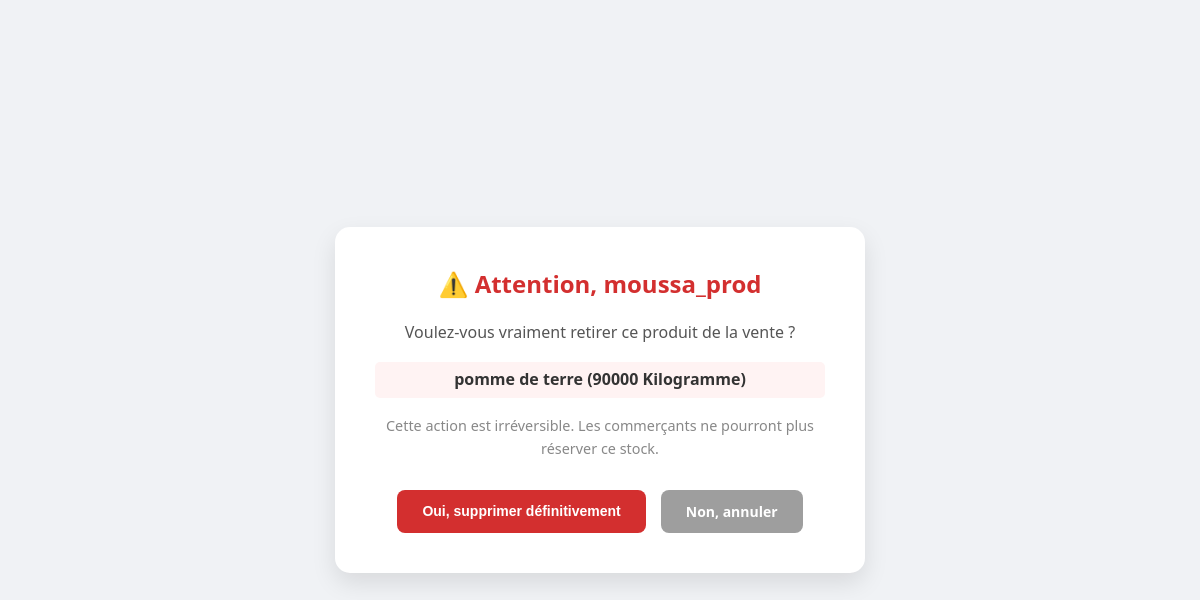
Before: /produit/supprimer/13/ (signed in) with the older database file.
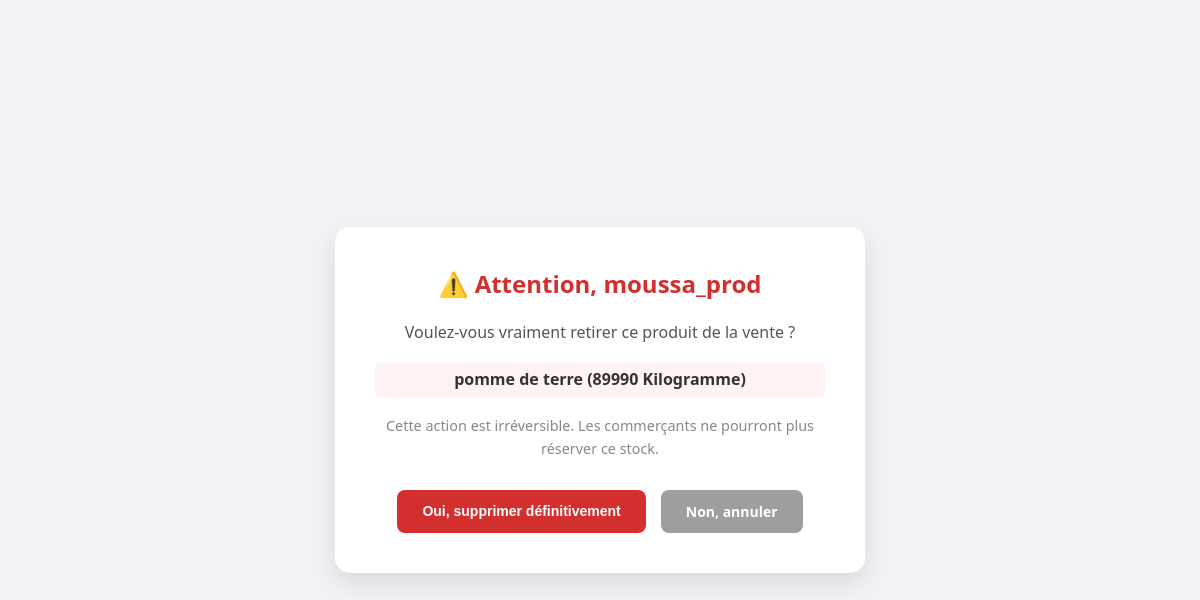
After: the same page with the newer database file.
### gestion_agro/models.py (models this page shows, shortened)
class ProduitAgricole(models.Model):
    UNITES =[
        ('KG','Kilogramme'),
        ('TONNE', 'Tonne'),
        ('SAC','Sac'),
    ]
    STATUT_RECOLTE = [
        ('SUR_PIED', '🌳 En cours de maturité (Sur pied)'),
        ('RECOLTE', '📦 Récolté et prêt'),
    ]
    CATEGORIES = [
        ('LEGUMES', '🥬 Légumes'),
        ('FRUITS', '🍎 Fruits'),
        ('CEREALES', '🌾 Céréales'),
        ('TUBERCULES', '🥔 Tubercules'),
    ]
    DUREE_CONSERVATION = {
        'TOMATE': 10,
        'MANGUE': 21,
        'OIGNON': 90,
        'POMME DE TERRE': 60,
        'POMME_DE_TERRE': 60,
        'MAÏS': 180,
        'MAIS': 180,
        'RIZ': 365,
    }
    producteur = models.ForeignKey(Producteur, on_delete=models.CASCADE, null=True, blank=True, related_name='produits')
    categorie = models.CharField(max_length=20, choices=CATEGORIES, default='LEGUMES')
    nom = models.CharField(max_length=100)
    quantite_initiale = models.PositiveBigIntegerField(default=0, verbose_name="Quantité totale prévue")
    quantite_disponible = models.PositiveBigIntegerField(default=0, verbose_name="Reste disponible")
    unite = models.CharField(max_length=10, choices=UNITES, default='KG')
    prix_unitaire = models.DecimalField(max_digits=10, decimal_places=2)
    image = models.ImageField(upload_to='produits/')
    video_demonstration = models.FileField(upload_to='videos_produits/', null=True, blank=True)
    statut_recolte = models.CharField(max_length=20, choices=STATUT_RECOLTE, default='SUR_PIED')
    date_recolte_prevue = models.DateField(null=True, blank=True, verbose_name="Date de récolte prévue")
    zone_production = models.CharField(max_length=50, choices=ZONES_CHOICES, default='SIKASSO')
    zone_origine = models.CharField(max_length=100) # Ex: "Cercle de Yanfolila"
    est_promotion = models.BooleanField(default=False)
    date_publication = models.DateTimeField(auto_now_add=True)
    date_peremption_prevue = models.DateField(null=True, blank=True, verbose_name="Date limite de conservation au champ")
    seuil_alerte = models.PositiveIntegerField(default=500) # Alerte si stock < 500kg

### gestion_agro/views.py (the view)
# urls.py: path('produit/supprimer/<int:produit_id>/', views.supprimer_produit, name='supprimer_produit'),
@login_required
def supprimer_produit(request, produit_id):
    produit = get_object_or_404(ProduitAgricole, id=produit_id, producteur__user=request.user)
    if request.method == "POST":
        produit.delete()
        messages.success(request, "Produit supprimé du catalogue.")
        return redirect('dashboard_producteur')
    return render(request, 'gestion_agro/confirmer_suppression.html', {'produit': produit})

### gestion_agro/context_processors.py (called while the page is built)
def notifications_non_lues(request):
    if request.user.is_authenticated:
        notif_count = Notification.objects.filter(destinataire=request.user, lu=False).count()
        dernieres_notifs = Notification.objects.filter(destinataire=request.user, lu=False).order_by('-date_creation')[:5]
        return {
            'notif_count': notif_count,
            'dernieres_notifs': dernieres_notifs
        }
    return {'notif_count': 0, 'dernieres_notifs': []}

### templates/gestion_agro/confirmer_suppression.html (shortened to what this page needs)
<!DOCTYPE html>
<html lang="fr">
<head>
</head>
<body>
<div class="card">
    <h2>⚠️ Attention, {{ request.user.username }}</h2>
    <p>Voulez-vous vraiment retirer ce produit de la vente ?</p>
    <p class="product-name">{{ produit.nom }} ({{ produit.quantite_disponible }} {{ produit.get_unite_display }})</p>
    <p style="font-size: 0.9em; color: #888;">Cette action est irréversible. Les commerçants ne pourront plus réserver ce stock.</p>
    <form method="POST">
        <div class="btn-group">
            <button type="submit" class="btn btn-confirm">Oui, supprimer définitivement</button>
            <a href="{% url 'dashboard_producteur' %}" class="btn btn-cancel">Non, annuler</a>
        </div>
    </form>
</div>
</body>
</html>

Changed rows visible on the page:
changed ProduitAgricole "pomme de terre": quantite_disponible "90000" → "89990"
